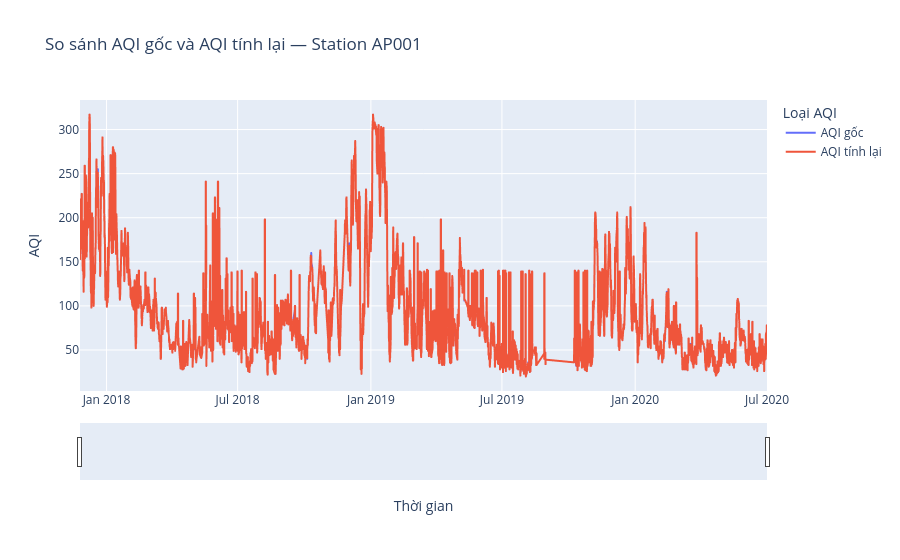

Notebook code for this chart:
### Markdown cell above
### Đánh giá AQI

So sánh AQI gốc có sẵn trong dữ liệu với AQI tính lại từ dữ liệu đã làm sạch.

### Code cell
import pandas as pd
import plotly.express as px

# Chọn trạm
station_id = df['StationId'].dropna().unique()[0]  # đổi ID nếu cần

plot_df = df[df['StationId'] == station_id].copy()
plot_df['Datetime'] = pd.to_datetime(plot_df['Datetime'])
plot_df = plot_df.sort_values('Datetime')

long_df = plot_df.melt(
    id_vars='Datetime',
    value_vars=['AQI', 'AQI_calculated'],
    var_name='Loại AQI',
    value_name='AQI_value'
).dropna(subset=['AQI_value'])

long_df['Loại AQI'] = long_df['Loại AQI'].replace({
    'AQI': 'AQI gốc',
    'AQI_calculated': 'AQI tính lại'
})

fig = px.line(
    long_df,
    x='Datetime',
    y='AQI_value',
    color='Loại AQI',
    title=f'So sánh AQI gốc và AQI tính lại — Station {station_id}'
)

fig.update_layout(
    xaxis_title='Thời gian',
    yaxis_title='AQI',
    hovermode='x unified',
    xaxis=dict(rangeslider=dict(visible=True))
)

fig.show(config={
    'scrollZoom': True,
    'displaylogo': False
})

### Figure 1 — Plotly figure (JSON) as saved in the notebook; plotly's stock layout.template omitted (floating-point values rounded to 4 significant figures; data arrays with more than 128 entries replaced by an {"elided": "..."} marker saying what was removed)
{"data": [{"hovertemplate": "Loại AQI=AQI gốc<br>Datetime=%{x}<br>AQI_value=%{y}<extra></extra>", "legendgroup": "AQI gốc", "line": {"color": "#636efa", "dash": "solid"}, "marker": {"symbol": "circle"}, "mode": "lines", "name": "AQI gốc", "showlegend": true, "type": "scattergl", "x": {"elided": "19377 str values"}, "xaxis": "x", "y": {"elided": "19377 float values"}, "yaxis": "y"}, {"hovertemplate": "Loại AQI=AQI tính lại<br>Datetime=%{x}<br>AQI_value=%{y}<extra></extra>", "legendgroup": "AQI tính lại", "line": {"color": "#EF553B", "dash": "solid"}, "marker": {"symbol": "circle"}, "mode": "lines", "name": "AQI tính lại", "showlegend": true, "type": "scattergl", "x": {"elided": "19403 str values"}, "xaxis": "x", "y": {"elided": "19403 float values"}, "yaxis": "y"}], "layout": {"hovermode": "x unified", "legend": {"title": {"text": "Loại AQI"}, "tracegroupgap": 0}, "title": {"text": "So sánh AQI gốc và AQI tính lại — Station AP001"}, "xaxis": {"anchor": "y", "domain": [0, 1], "rangeslider": {"visible": true}, "title": {"text": "Thời gian"}}, "yaxis": {"anchor": "x", "domain": [0, 1], "title": {"text": "AQI"}}}}
